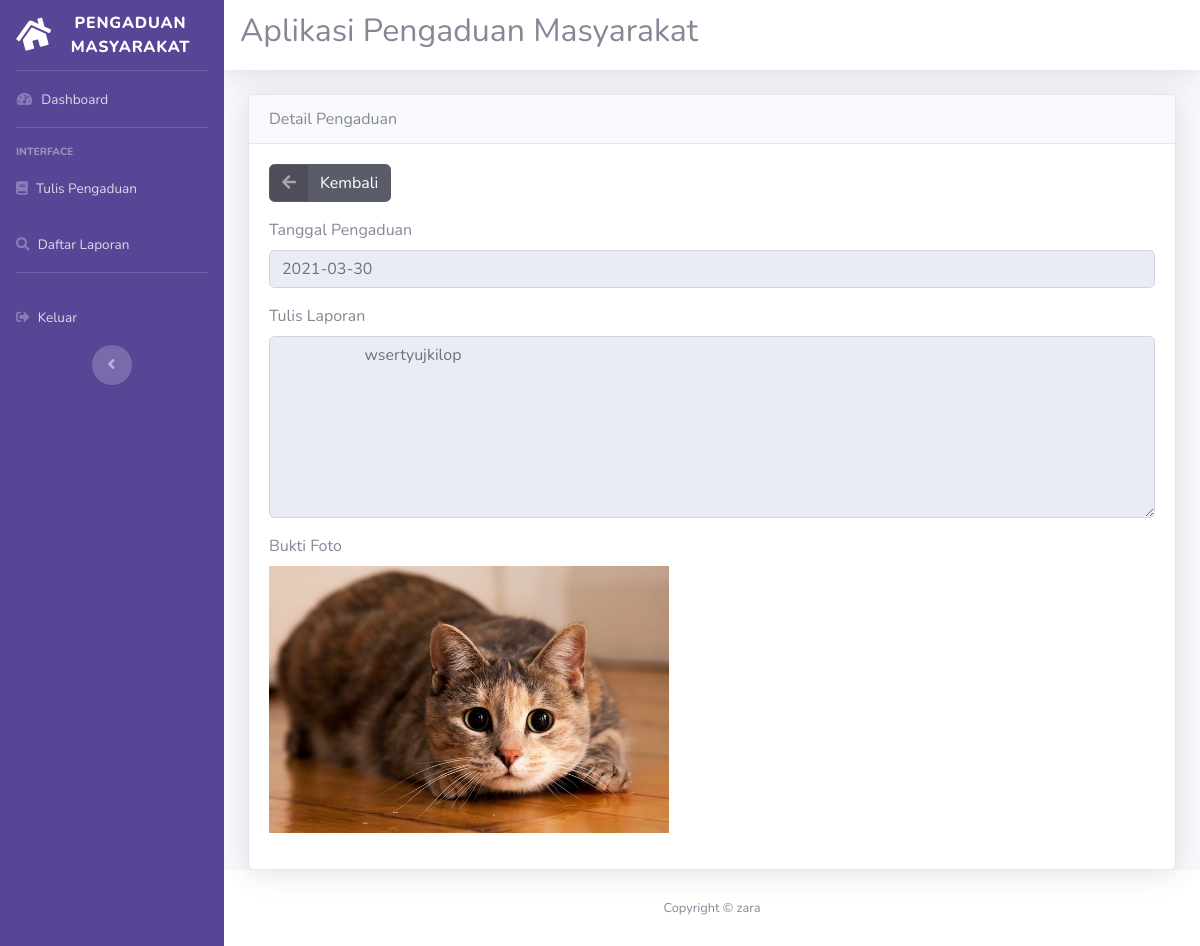
The app's page /pengaduanmasyarakat/masyarakat.php?url=detail_pengaduan&id=5 (signed in) with its own data.
### tables this page shows
CREATE TABLE `pengaduan` (
  `id_pengaduan` int(11) NOT NULL,
  `tgl_pengaduan` date NOT NULL,
  `nik` varchar(16) NOT NULL,
  `isi_laporan` text NOT NULL,
  `foto` varchar(255) NOT NULL,
  `status` enum('belum ditanggapi','proses','selesai','') NOT NULL
);

### pengaduanmasyarakat/detail_pengaduan.php (the view, shortened to what this page needs)
<!DOCTYPE html>
<html lang="en">
<head>
  <link href="vendor/fontawesome-free/css/all.min.css" rel="stylesheet" type="text/css">
  <link href="css/sb-admin-2.min.css" rel="stylesheet">
</head>
<body id="page-top">
<div class="card shadow">
    <div class="card-header">
        Detail Pengaduan
    </div>
    <div class="card-body">
    <div class="form-group cols-sm-6">
    <a href="?url=lihat_pengaduan" class="btn btn-dark btn-icon-split">
        <span class="icon text-white-50">
        <i class="fas fa-arrow-left"></i>
        </span>
        <span class="text">Kembali</span>
    </a>
    </div>
        <form action="" method="post" class="form-horizontal" enctype="multipart/form-data">
            <?php
            require 'koneksi.php';
            $sql=mysqli_query($conn,"select * from pengaduan where id_pengaduan='$_GET[id]'");
            $data=mysqli_fetch_array($sql);
            if ($sql)
            {
                ?>
            <div class="form-group cols-sm-6">
                <label>Tanggal Pengaduan</label>
                <input type="text" name="tgl_pengaduan" value="<?php echo $data['tgl_pengaduan'] ?>" class="form-control"
                readonly>
            </div>
            <div class="form-group cols-sm-6">
                <label>Tulis Laporan</label>
                <textarea class="form-control" rows="7" name="isi_laporan" readonly="">
                    <?php echo $data['isi_laporan']; ?>
                </textarea>
            </div>
            <div class="form-group cols-sm-6">
                <label>Bukti Foto</label>
                <div>
                <img src="foto/<?php echo $data['foto']; ?>" width=400>
                </div>
            </div>
            <?php } ?>
        </form>
        </div>
    </div>
</body>
</html>

### records on screen
pengaduan: tgl_pengaduan "2021-03-30", isi_laporan "wsertyujkilop", foto (picture)
